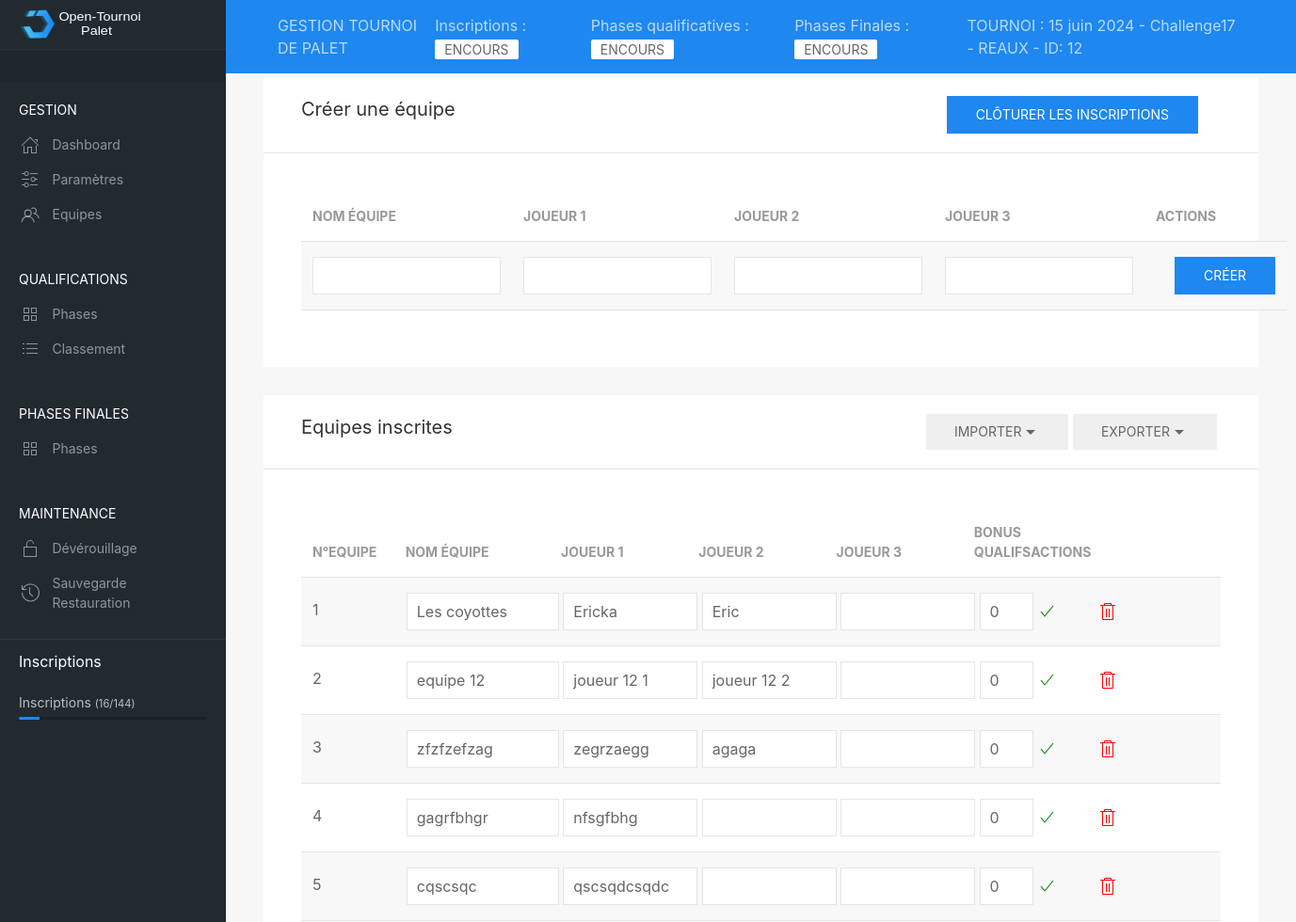
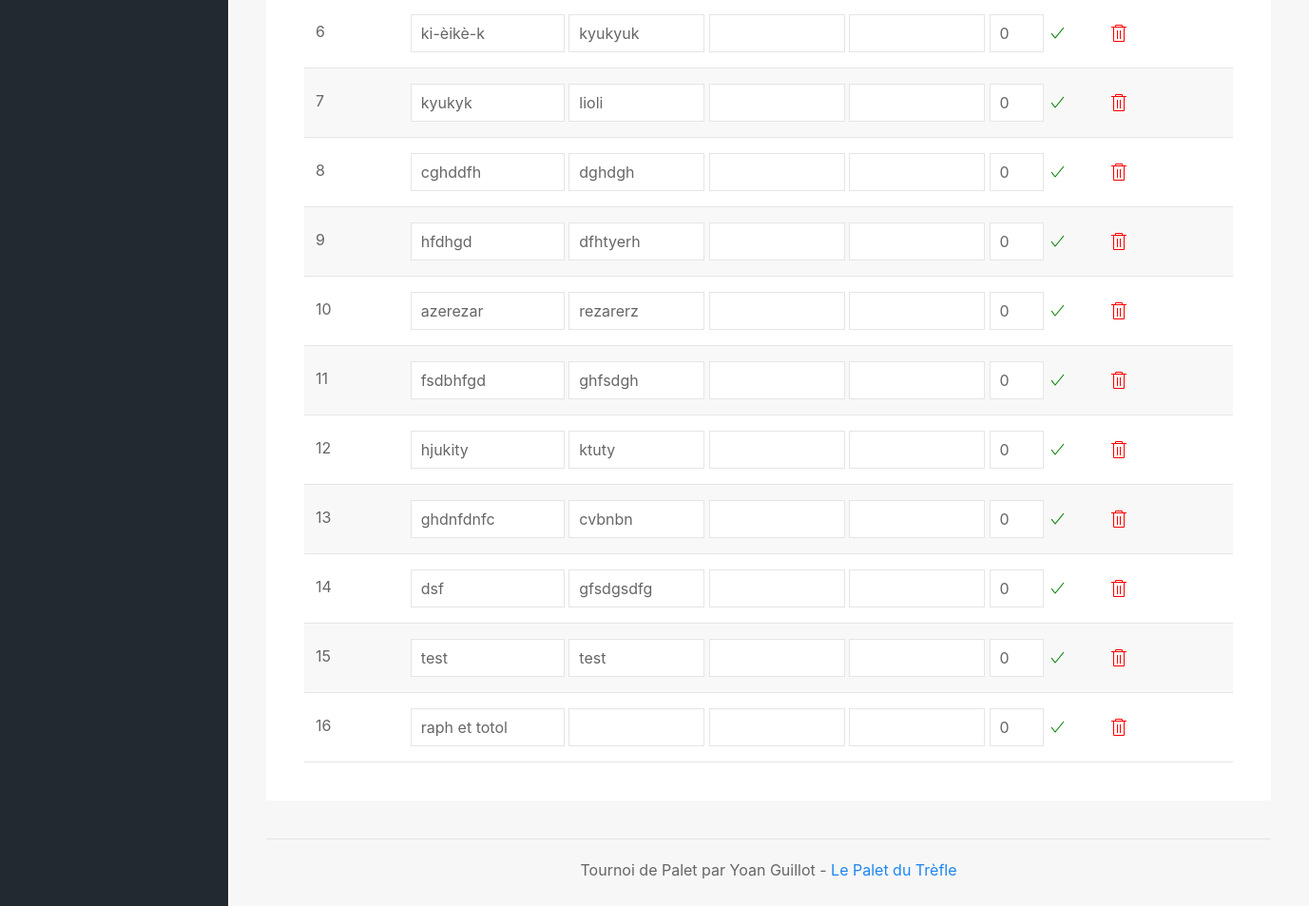
The app's page /index.php?idtournoi=12&page=equipes with its own data (2 pictures, top to bottom).
### tables this page shows
CREATE TABLE tournois (id_tournoi INTEGER PRIMARY KEY ASC AUTOINCREMENT UNIQUE NOT NULL, nom_tournoi TEXT (200) NOT NULL, datecreation_tournoi DATE NOT NULL DEFAULT (STRFTIME('%d/%m/%Y, %H:%M', DATETIME('now', 'localtime'))), max_equipes INTEGER NOT NULL DEFAULT (0), type_phasesfinales TEXT NOT NULL DEFAULT aleatoire, pts_qualifs INTEGER DEFAULT (13) NOT NULL, pts_phasesfinales INTEGER NOT NULL DEFAULT (13), pts_finales NUMERIC NOT NULL DEFAULT (15), statut_inscriptions TEXT DEFAULT encours, statut_qualifs TEXT DEFAULT attente, statut_phasesfinales TEXT DEFAULT attente);

CREATE TABLE equipes (id_tournoi INTEGER REFERENCES tournois (id_tournoi) ON DELETE CASCADE NOT NULL, id_equipe INTEGER PRIMARY KEY AUTOINCREMENT UNIQUE NOT NULL, num_equipe INTEGER, nom_equipe TEXT (240), joueur1 TEXT (240) NOT NULL, joueur2 TEXT (240), joueur3 TEXT (240), nb_victoires NUMERIC, pts_pour NUMERIC, pts_contre NUMERIC, pts_diff NUMERIC, dispo_phasesfinales TEXT NOT NULL DEFAULT oui, bonus_qualifs NUMERIC (1) DEFAULT (0));

### includes/fonctions.inc.php (called while the page is built, shortened)
<?php
function infosTournoi($idTournoi)
{
	global $db;
	$resultats = $db->query('SELECT * FROM tournois WHERE id_tournoi == '. $idTournoi .'');
	while ($row = $resultats->fetchArray(1)) {
		$infosTournoi = $row;
	}
	return $infosTournoi;
}
function listeEquipes($idTournoi)
{
	global $db;
	$resultats = $db->query('SELECT * FROM equipes WHERE id_tournoi == '.$idTournoi.'');
	while ($row = $resultats->fetchArray(1)) {
		$listeEquipes[] = $row;
	}
	if(!empty($listeEquipes)){
		return $listeEquipes;
	}else{
		$listeEquipes = "";
		return $listeEquipes;
	}
}
?>

### includes/equipes.inc.php (the view, shortened to what this page needs)
<div class="uk-grid uk-grid-medium" data-uk-grid uk-sortable="handle: .sortable-icon">
	<div class="uk-width-1-1">
		<div class="uk-card uk-card-default uk-card-hover">
			<div class="uk-card-header">
				<div class="uk-grid uk-grid-small">
					<div class="uk-width-auto"><h4>Créer une équipe</h4></div>
					<div class="uk-width-expand uk-text-right panel-icons">
						<form method="POST">
							<?php if ($infosTournoi['statut_inscriptions'] != "ferme"){ ?>
							<button type="submit" class="uk-button uk-button-primary uk-margin-right">Clôturer les inscriptions</button></form>
							<?php }else{
									echo "<p style=\"color:red; font-weight: bold;\">Les inscriptions sont closes</p>";
							}
							?>
					</div>
				</div>
			</div>
			<div class="uk-card-body">
				<div >
					<form action="index.php?idtournoi=<?php echo $idTournoi; ?>&page=equipes" class="uk-form" method="POST">
					<?php if ($infosTournoi['statut_inscriptions'] != "ferme"){ ?>
					<table class="uk-table uk-table-striped">
						<thead>
							<tr>
								<th style="width: 20%">Nom équipe</th>
								<th style="width: 20%">Joueur 1</th>
								<th style="width: 20%">Joueur 2</th>
								<th style="width: 20%">Joueur 3</th>
								<th style="width: 10%">Actions</th>
							</tr>
						</thead>
							<td><input name="nomEquipe" class="uk-input uk-form-width-medium" type="text" required></td>
							<td><input name="joueur1" class="uk-input uk-form-width-medium" type="text"></td>
							<td><input name="joueur2" class="uk-input uk-form-width-medium" type="text"></td>
							<td><input name="joueur3" class="uk-input uk-form-width-medium" type="text"></td>
							<td><button class="uk-button uk-button-primary uk-margin-left">Créer</button></td>
					<?php } ?>
					</table>
					</form>
				</div>
			</div>
		</div>
	</div>
	<div class="uk-width-1-1">
		<div class="uk-card uk-card-default uk-card-hover">
			<div class="uk-card-header">
				<div class="uk-grid uk-grid-small">
					<div class="uk-width-auto"><h4>Equipes inscrites</h4></div>
					<div class="uk-width-expand uk-text-right panel-icons">
						<button class="uk-button importBouton">Importer<span uk-icon="triangle-down"></span></button>
						<button class="uk-button">Exporter<span uk-icon="triangle-down"></span></button>
					</div>
				</div>
			</div>
			<div class="uk-card-body">
				<div uk-overflow-auto>
					<table class="uk-table uk-table-striped">
						<thead>
							<tr>
								<th style="width: 100%">
									<div style="display:inline-block;width: 10%">N°Equipe</div>
									<div style="display:inline-block;width: 17%">Nom équipe</div>
									<div style="display:inline-block;width: 15%">Joueur 1</div>
									<div style="display:inline-block;width: 15%">Joueur 2</div>
									<div style="display:inline-block;width: 15%">Joueur 3</div>
									<div style="display:inline-block;width: 6%">Bonus Qualifs</div>
									<div style="display:inline-block;width: 10%">Actions</div>
								</th>
							</tr>
						</thead>
<?php
	$listeEquipes = listeEquipes($idTournoi);
	$numEquipe = 1;
	if(!empty($listeEquipes)){
		foreach($listeEquipes as $row) {
			echo "<tr id=\"idequipe-". $row['id_equipe'] ."\">
					<td style=\"with:100%\">
					<form id=\"formEquipe-". $row['id_equipe'] ."\" class=\"uk-form\" method=\"POST\" action=\"index.php?idtournoi=$idTournoi&page=equipes\">
						<div style=\"display:inline-block;width: 10%\" >". $numEquipe ."</div>
						<div style=\"display:inline-block;width: 17%\" ><input name=\"nomEquipe\" class=\"uk-input\" value=\"". $row['nom_equipe'] ."\"></input></div>
						<div style=\"display:inline-block;width: 15%\" ><input name=\"joueur1\" class=\"uk-input\" value=\"". $row['joueur1'] ."\"></input></div>
						<div style=\"display:inline-block;width: 15%\" ><input name=\"joueur2\" class=\"uk-input\" value=\"". $row['joueur2'] ."\"></input></div>
						<div style=\"display:inline-block;width: 15%\" ><input name=\"joueur3\" class=\"uk-input\" value=\"". $row['joueur3'] ."\"></input></div>
						<div style=\"display:inline-block;width: 6%\" ><input name=\"bonusQualifs\" class=\"uk-input\" value=\"". $row['bonus_qualifs'] ."\"></input></div>
						<div style=\"display:inline-block;width: 10%\" >
							<input type=\"hidden\" name=\"idEquipe\" value=\"". $row['id_equipe'] ."\" />
							<input type=\"hidden\" name=\"numEquipe\" value=\"". $numEquipe ."\" />
							<input type=\"hidden\" name=\"idTournoi\" value=\"". $idTournoi. "\" />
							<input type=\"hidden\" name=\"action\" value=\"miseajourEquipe\" />
							<a style=\"color: green\" href=\"javascript:document.getElementById('formEquipe-". $row['id_equipe'] ."').submit();\" class=\"uk-margin-medium-right\"  uk-icon=\"check\"></a>
							<a style=\"color: red\" onclick=\"supprEquipe(". $idTournoi .",". $row['id_equipe'] .")\" uk-icon=\"trash\" uk-toggle=\"target: #supprEquipe\"></a>
						</div>
					</form>
					</td>
				</tr>";
				$numEquipe = $numEquipe +1;
		}
	}
?>
					</table>
				</div>
			</div>
		</div>
	</div>
</div>

### index.php (shortened to what this page needs)
<?php
$db = new SQLite3('includes/conf/tournois.db');
include 'includes/fonctions.inc.php';
?>
<!DOCTYPE html>
<head>
    <link rel="stylesheet" href="css/uikit.min.css" />
    <link rel="stylesheet" href="css/dashboard.css" />
    <link rel="stylesheet" href="css/style.css" />
</head>
<body>
<?php
if (isset($_GET['idtournoi'])){
	$idTournoi = $_GET['idtournoi'];
	if (!empty($_GET['page'])){
		$page = $_GET['page'];
	}else{
		$page = "gestion";
	}
}else{
	$page="accueil";
}
include 'includes/actions.inc.php';
include 'includes/dashboard.inc.php';
?>
</body>
</html>

### includes/dashboard.inc.php (shortened to what this page needs)
<?php
if (isset($_GET['idtournoi'])){
	$infosTournoi = infosTournoi($idTournoi);
	$listeEquipes = listeEquipes($idTournoi);
	if(!empty($listeEquipes)){
		$nbEquipes = count($listeEquipes);
		$listeEquipes = listeEquipes($idTournoi);
	} else {
		$nbEquipes = 0;
	}
}
?>
		<header id="top-head" class="uk-position-fixed">
			<div class="uk-container uk-container-expand uk-background-primary">
				<nav class="uk-navbar uk-light uk-padding-small" data-uk-navbar="mode:click; duration: 250">
					<div class="uk-navbar-left">
						<div>GESTION TOURNOI DE PALET</div>
					</div>
					<div class="uk-navbar-right">
<?php
	if ($page != "accueil"){
?>
						<ul class="uk-navbar-nav">
							<li>Inscriptions : <span class="uk-label uk-label-success"><?php echo $infosTournoi['statut_inscriptions']; ?></span></li>
							<li>Phases qualificatives : <span class="uk-label uk-label-danger"><?php echo $infosTournoi['statut_qualifs']; ?></span></li>
							<li>Phases Finales : <span class="uk-label uk-label-danger"><?php echo $infosTournoi['statut_phasesfinales']; ?></span></li>
							<li>TOURNOI : <?php echo $infosTournoi['nom_tournoi']; ?> - ID: <?php echo $idTournoi; ?> </li>
						</ul>
<?php } ?>
					</div>
				</nav>
			</div>
		</header>
		<aside id="left-col" class="uk-light uk-visible@m">
			<div class="left-logo uk-flex uk-flex-middle">
				<img class="custom-logo" src="img/dashboard-logo.svg" alt="">
			</div>
			<div class="left-content-box  content-box-dark">
			</div>
<?php
	if ($page != "accueil"){
?>
			<div class="left-nav-wrap">
				<ul class="uk-nav uk-nav-default uk-nav-parent-icon" data-uk-nav>
					<li class="uk-nav-header">GESTION</li>
					<li><a href="index.php?idtournoi=<?php echo $idTournoi; ?>&page=gestion"><span data-uk-icon="icon: home" class="uk-margin-small-right"></span>Dashboard</a></li>
					<li><a href="index.php?idtournoi=<?php echo $idTournoi; ?>&page=parametres"><span data-uk-icon="icon: settings" class="uk-margin-small-right"></span>Paramètres</a></li>
					<li><a href="index.php?idtournoi=<?php echo $idTournoi; ?>&page=equipes"><span data-uk-icon="icon: users" class="uk-margin-small-right"></span>Equipes</a></li>
					<li class="uk-nav-header">QUALIFICATIONS</li>
					<li><a href="index.php?idtournoi=<?php echo $idTournoi; ?>&page=qualifs"><span data-uk-icon="icon: thumbnails" class="uk-margin-small-right"></span>Phases</a></li>
					<li><a href="index.php?idtournoi=<?php echo $idTournoi; ?>&page=classementqualifs""><span data-uk-icon="icon: list" class="uk-margin-small-right"></span>Classement</a></li>
					<li class="uk-nav-header">PHASES FINALES</li>
					<li><a href="index.php?idtournoi=<?php echo $idTournoi; ?>&page=phasesfinales"><span data-uk-icon="icon: thumbnails" class="uk-margin-small-right"></span>Phases</a></li>
					<li class="uk-nav-header">MAINTENANCE</li>
					<li><a href="index.php?idtournoi=<?php echo $idTournoi; ?>&page=maintenance"><span data-uk-icon="icon: unlock" class="uk-margin-small-right"></span>Dévérouillage</a></li>
					<li><a href="index.php?idtournoi=<?php echo $idTournoi; ?>&page=backup"><span data-uk-icon="icon: history" class="uk-margin-small-right"></span>Sauvegarde<br />Restauration</a></li>
				</ul>
				<div class="left-content-box uk-margin-top">
						<h5>Inscriptions</h5>
						<div>
							<span class="uk-text-small">Inscriptions <small>(<?php echo $nbEquipes ."/". $infosTournoi['max_equipes']; ?>)</small></span>
							<progress class="uk-progress" value="<?php echo $nbEquipes; ?>" max="<?php echo $infosTournoi['max_equipes']; ?>"></progress>
						</div>
				</div>
			</div>
<?php
	}
?>
		</aside>
		<div id="content" data-uk-height-viewport="expand: true">
			<div class="uk-container uk-container-expand">
<?php
	include "includes/$page.inc.php";
?>
				<footer class="uk-section uk-section-small uk-text-center">
					<hr>
					<p class="uk-text-center">Tournoi de Palet par Yoan Guillot - <a href="https://www.lepaletdutrefle.fr">Le Palet du Trèfle</a>
					</p>
									</footer>
			</div>
		</div>

### css/dashboard.css (style rules this page uses)
#top-head { z-index: 9; top: 0; left:0; right:0; }
#left-col { position: fixed; left: 0; top:0; bottom:0; overflow-x: hidden; overflow-y: auto; background-color: #222A30; width: 240px; z-index:2; transition: height 0.3s ease-out; }
#left-col ul.uk-nav-default > li > a { padding: 8px 20px; border-left: 2px solid transparent; transition: all 0.15s ease-out; }
#left-col ul.uk-nav-default li.uk-nav-header { padding: 20px 20px 8px 20px; }
.left-content-box { padding: 0.75rem 20px; border-top: 1px solid rgba(255,255,255,0.06); margin-bottom: -1px; }
.left-nav-wrap { padding-bottom: 60px; }
.content-box-dark { background-color: rgba(0,0,0,0.09); }
.left-logo { height: 52px; line-height: 52px; padding: 0 20px; }
.custom-logo { height: 32px; }
.panel-icons { margin: 0 4px; }
#content { margin-top: 52px; padding: 30px 0 0 0; background-color: #f7f7f7; margin-left: 0; transition: margin 0.2s cubic-bezier(.4,0,.2,1); }
@media screen and (min-width: 960px) { #content { margin-left: 240px; } }
@media screen and (min-width: 960px) { #top-head { left:240px; } }
.uk-card { box-shadow: none; }
.uk-card { -webkit-transition: box-shadow 0.55s cubic-bezier(.4,0,.2,1); transition: box-shadow 0.55s cubic-bezier(.4,0,.2,1); }
.uk-progress { height: 3px; margin-bottom: 0.5rem; background-color: rgba(0,0,0,0.23); }
* + .uk-progress { margin-top: 0.25rem; }

### css/style.css (style rules this page uses)
.uk-table th { font-weight: bolder; }

### records on screen
tournois: statut_inscriptions "ENCOURS", statut_qualifs "ENCOURS", statut_phasesfinales "ENCOURS", nom_tournoi "15 juin 2024 - Challenge17 - REAUX", max_equipes "144"
equipes: nomEquipe "Les coyottes", joueur1 "Ericka", joueur2 "Eric", bonusQualifs "0"
equipes: nomEquipe "equipe 12", joueur1 "joueur 12 1", joueur2 "joueur 12 2", bonusQualifs "0"
equipes: nomEquipe "zfzfzefzag", joueur1 "zegrzaegg", joueur2 "agaga", bonusQualifs "0"
equipes: nomEquipe "gagrfbhgr", joueur1 "nfsgfbhg", bonusQualifs "0"
equipes: nomEquipe "cqscsqc", joueur1 "qscsqdcsqdc", bonusQualifs "0"
equipes: nomEquipe "ki-èikè-k", joueur1 "kyukyuk", bonusQualifs "0"
equipes: nomEquipe "kyukyk", joueur1 "lioli", bonusQualifs "0"
equipes: nomEquipe "cghddfh", joueur1 "dghdgh", bonusQualifs "0"
equipes: nomEquipe "hfdhgd", joueur1 "dfhtyerh", bonusQualifs "0"
equipes: nomEquipe "azerezar", joueur1 "rezarerz", bonusQualifs "0"
equipes: nomEquipe "fsdbhfgd", joueur1 "ghfsdgh", bonusQualifs "0"
equipes: nomEquipe "hjukity", joueur1 "ktuty", bonusQualifs "0"
equipes: nomEquipe "ghdnfdnfc", joueur1 "cvbnbn", bonusQualifs "0"
equipes: nomEquipe "dsf", joueur1 "gfsdgsdfg", bonusQualifs "0"
equipes: nomEquipe "test", joueur1 "test", bonusQualifs "0"
equipes: nomEquipe "raph et totol", bonusQualifs "0"

### other values on screen
$idTournoi "12"
$nbEquipes "16"
